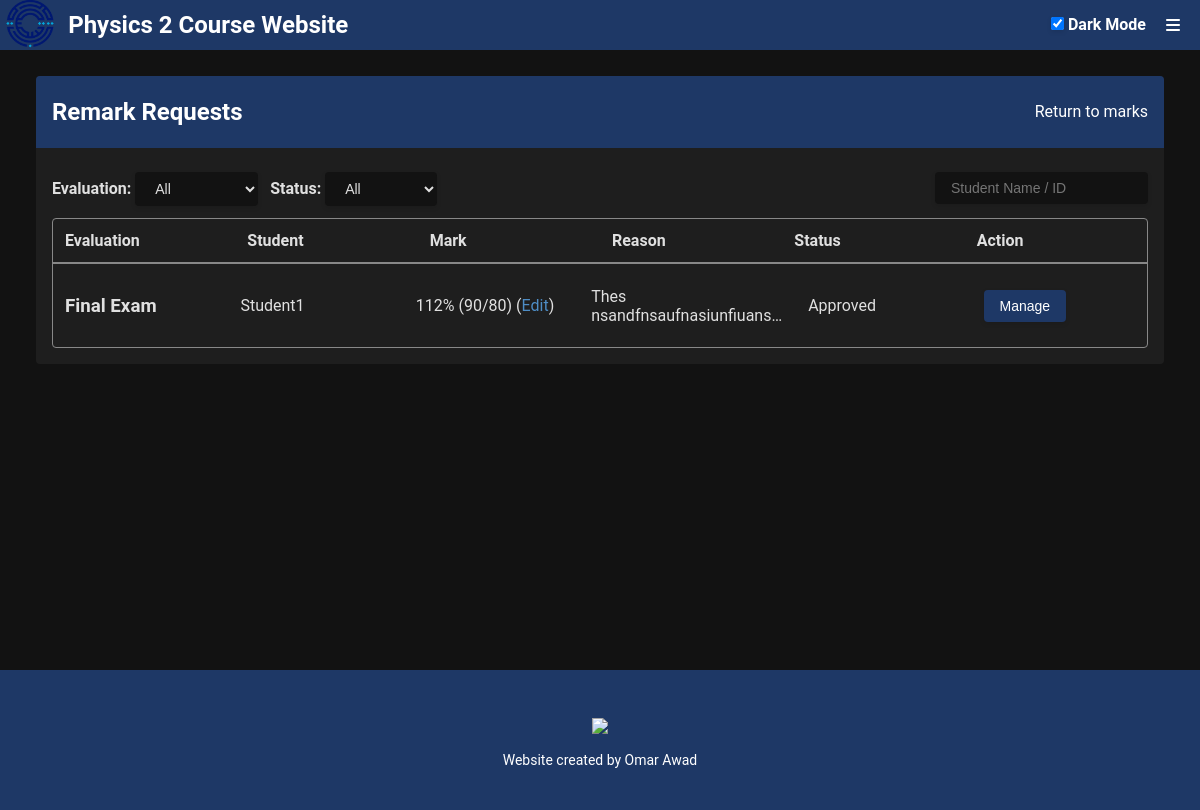
The app's page /grades/remark (signed in) with its own data.
### src/app.py (models this page shows, shortened)
class User(db.Model):
    __tablename__ = 'users'
    userId = db.Column(db.Integer, primary_key=True)
    utorId = db.Column(db.String(16), nullable=False)
    password = db.Column(db.String(255), nullable=False)
    studentId = db.Column(db.Integer, nullable=True)
    displayName = db.Column(db.String(255), nullable=False)
    email = db.Column(db.String(255), nullable=False)
    accountType = db.Column(db.String(3), nullable=False)  # stu|ins
    createdAt = db.Column(db.Integer, nullable=False)
    marks = db.relationship('Mark', backref='user', lazy=True)
    remark_requests = db.relationship('RemarkRequest', backref='user', lazy=True)

class MarkGroup(db.Model):
    __tablename__ = 'markGroups'
    groupId = db.Column(db.Integer, primary_key=True)
    title = db.Column(db.String(255), nullable=False)
    maxGrade = db.Column(db.Integer, nullable=False)
    createdAt = db.Column(db.Integer, nullable=False)
    releasedAt = db.Column(db.Integer, nullable=False)
    marks = db.relationship('Mark', backref='mark_group', lazy=True)
    remark_requests = db.relationship('RemarkRequest', backref='mark_group', lazy=True)

class Mark(db.Model):
    __tablename__ = 'marks'
    markId = db.Column(db.Integer, primary_key=True)
    userId = db.Column(db.Integer, db.ForeignKey('users.userId', ondelete='CASCADE'), nullable=False)
    markGroupId = db.Column(db.Integer, db.ForeignKey('markGroups.groupId', ondelete='CASCADE'), nullable=False)
    grade = db.Column(db.Integer, nullable=False)
    updatedAt = db.Column(db.Integer, nullable=False)
    remark_requests = db.relationship('RemarkRequest', backref='mark', lazy=True)

class RemarkRequest(db.Model):
    __tablename__ = 'remarkRequests'
    requestId = db.Column(db.Integer, primary_key=True)
    userId = db.Column(db.Integer, db.ForeignKey('users.userId', ondelete='CASCADE'), nullable=False)
    markGroupId = db.Column(db.Integer, db.ForeignKey('markGroups.groupId', ondelete='CASCADE'), nullable=False)
    markId = db.Column(db.Integer, db.ForeignKey('marks.markId', ondelete='CASCADE'), nullable=False)
    grade = db.Column(db.Integer, nullable=False)
    reason = db.Column(db.Text, nullable=False)
    status = db.Column(db.String(10), nullable=False) # Pending / Approved / Rejected
    createdAt = db.Column(db.Integer, nullable=False)
    updatedAt = db.Column(db.Integer, nullable=False)

### src/app.py (the view)
@app.route('/grades/remark')
def grades_remark():
    if 'userId' not in session:
        return redirect(url_for('login', message="Please login to access the grades."))
    current_time = int(time.time())
    if session.get('userInfo', {}).get('accountType') == 'ins':
        all_mark_groups = MarkGroup.query.all()
        instructor_marks = db.session.query(User, MarkGroup, Mark, RemarkRequest)\
                                .join(Mark, User.userId == Mark.userId)\
                                .join(MarkGroup, Mark.markGroupId == MarkGroup.groupId)\
                                .outerjoin(RemarkRequest, Mark.markId == RemarkRequest.markId)\
                                .filter(MarkGroup.groupId.in_(
                                    db.session.query(MarkGroup.groupId)
                                ))\
                                .order_by(MarkGroup.groupId.desc(), Mark.grade.desc())\
                                .all()
        return render_template('grades_remark.html', instructor_marks = instructor_marks, all_mark_groups = all_mark_groups,current_time = current_time, regrades_only = True)
    else:
        return redirect(url_for('grades'))

### src/templates/grades_remark.html (shortened to what this page needs)
{% extends 'base.html' %}
{% from 'components/modal_manage_regrade_request.html' import modal_manage_regrade_request %}
{% from 'components/modal_edit_mark.html' import modal_edit_mark %}
{% block content %}
<div class="main-container">
    <div class="container">
        <div class="container-header space-between">
            <h2>Remark Requests</h2>
            <p><a href="/grades" class="no-decoration">Return to marks</a></p>
        </div>
        <div class="container-content">
            <div style="display:flex;justify-content:space-between;">
                <div>
                    <label for="mark-group-id">Evaluation:</label>
                    <select id="mark-group-id" name="mark-group-id">
                        <option value="-1" selected>All</option>
                    </select>
                    <label for="remark-status" style="margin-left:8px;">Status:</label>
                    <select id="remark-status" name="remark-status">
                        <option value="All" selected>All</option>
                    </select>
                </div>
                <div>
                    <input id="filter-student" type="text" name="filter-student" placeholder="Student Name / ID">
                </div>
            </div>
            <div class="grades-table">
                <div class="table-header">
                    <div class="header-cell">Evaluation</div>
                    <div class="header-cell">Student</div>
                    <div class="header-cell">Mark</div>
                    <div class="header-cell">Reason</div>
                    <div class="header-cell">Status</div>
                    <div class="header-cell">Action</div>
                </div>
                {% for mark in instructor_marks %}
                {% if mark[3] %}
                <div class="table-row mark-row" data-mark-id="{{ mark[2].markId }}"
                    data-mark-group-id="{{ mark[1].groupId }}" data-student-name="{{ mark[0].displayName }}"
                    data-student-id="{{ mark[0].studentId }}" data-remark-status="{{ mark[3].status }}">
                    <div class="table-cell">
                        <h3>{{ mark[1].title }}</h3>
                    </div>
                    <div class="table-cell">
                        <p>{{ mark[0].displayName }}</p>
                    </div>
                    <div class="table-cell">
                        <p>
                            <span class="grade" data-mark-id="{{ mark[2].markId }}">{{mark[2].grade * 100 //
                                mark[1].maxGrade}}% ({{ mark[2].grade }}/{{ mark[1].maxGrade }})</span>
                            (<a class="edit-mark-button" href="#" data-mark-id="{{ mark[2].markId }}"
                                data-student-name="{{ mark[0].displayName }}"
                                data-evaluation-title="{{ mark[1].title }}" data-grade="{{ mark[2].grade }}"
                                data-max-grade="{{ mark[1].maxGrade }}">Edit</a>)
                        </p>
                    </div>
                    <div class="table-cell">
                        <p class="truncate-text">{{ mark[3].reason }}</p>
                    </div>
                    <div class="table-cell">
                        <p><span data-request-id="{{ mark[3].requestId }}">{{ mark[3].status }}</span></p>
                    </div>
                    <div class="table-cell">
                        <button class="view-remark-request-button" data-mark-id="{{ mark[2].markId }}"
                            data-request-id="{{ mark[3].requestId }}" data-student-name="{{ mark[0].displayName }}"
                            data-evaluation-title="{{ mark[1].title }}" data-grade="{{ mark[2].grade }}"
                            data-max-grade="{{ mark[1].maxGrade }}" data-reason="{{ mark[3].reason }}"
                            data-status="{{ mark[3].status }}">Manage</button>
                    </div>
                </div>
                {% endif %}
                {% endfor %}
            </div>
        </div>
    </div>
</div>
{% endblock %}

### src/static/css/styles.css (style rules this page uses)
:root { --body-background: #ECF0F3; --body-color: #0d0d0d; --container-background: white; --dropdown-hover-color: #0d0d0d; --dropdown-hover-background: #f0f0f0; }
[data-theme="dark"] { --body-background: #121212; --body-color: #e0e0e0; --container-background: #1e1e1e; --dropdown-hover-color: #e0e0e0; --dropdown-hover-background: #333; }
body { font-family: 'Roboto', sans-serif; padding: 0; margin: 0; background-color: var(--body-background); color: var(--body-color); }
a { text-decoration: none; color: #4e8dc5; }
.no-decoration { color: white; text-decoration: none; }
.main-container { margin-top: 50px; padding: 10px 20px; color: #fae3e3; min-height: calc(100vh - 200px); }
.container { margin: 16px; border-radius: 4px; animation: floatUp 0.8s ease-out forwards; opacity: 0; overflow: auto; background-color: var(--container-background); color: var(--body-color); }
.space-between { display: flex; justify-content: space-between; align-items: center; }
.truncate-text { line-clamp: 2; display: -webkit-box; -webkit-line-clamp: 2; -webkit-box-orient: vertical; overflow: hidden; margin: 0; }
.container-header { background-color: #1E3866; color: white; padding: 2px 16px; }
.container-content { padding: 16px; }
button { border-radius: 4px; padding: 8px 16px; font-size: 14px; border: none; box-shadow: 0 2px 5px rgba(0, 0, 0, 0.1); background-color: #1E3866; color: white; cursor: pointer; }
input, select, textarea { border-radius: 4px; padding: 8px 16px; font-size: 14px; border: none; box-shadow: 0 2px 5px rgba(0, 0, 0, 0.1); margin: 8px 0 12px 0; color: var(--body-color); background-color: var(--body-background); }
label { font-weight: bold; }
.grades-table { display: flex; flex-direction: column; border: 1px solid #888; border-radius: 4px; overflow: scroll; }
.table-header { display: flex; font-weight: bold; border-bottom: 2px solid #888; }
.table-row { display: flex; border-bottom: 1px solid #888; }
.table-row:last-child { border-bottom: none; }
.header-cell, .table-cell { flex: 1; padding: 12px; display: flex; align-items: center; }

### records on screen
User: title "Final Exam", displayName "Student1", maxGrade "112", grade "90", maxGrade "80", reason "Thes…", status "Approved"
